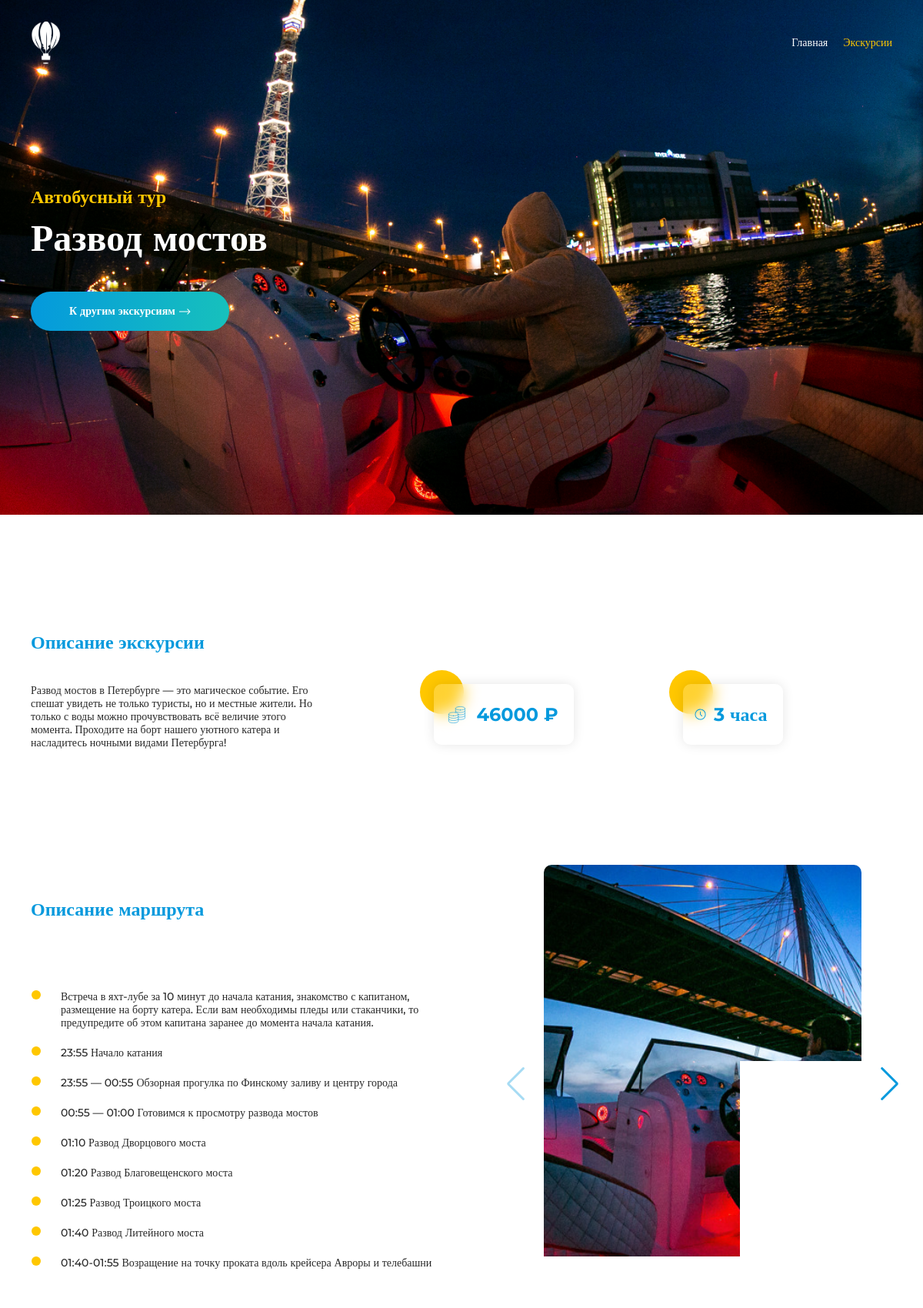
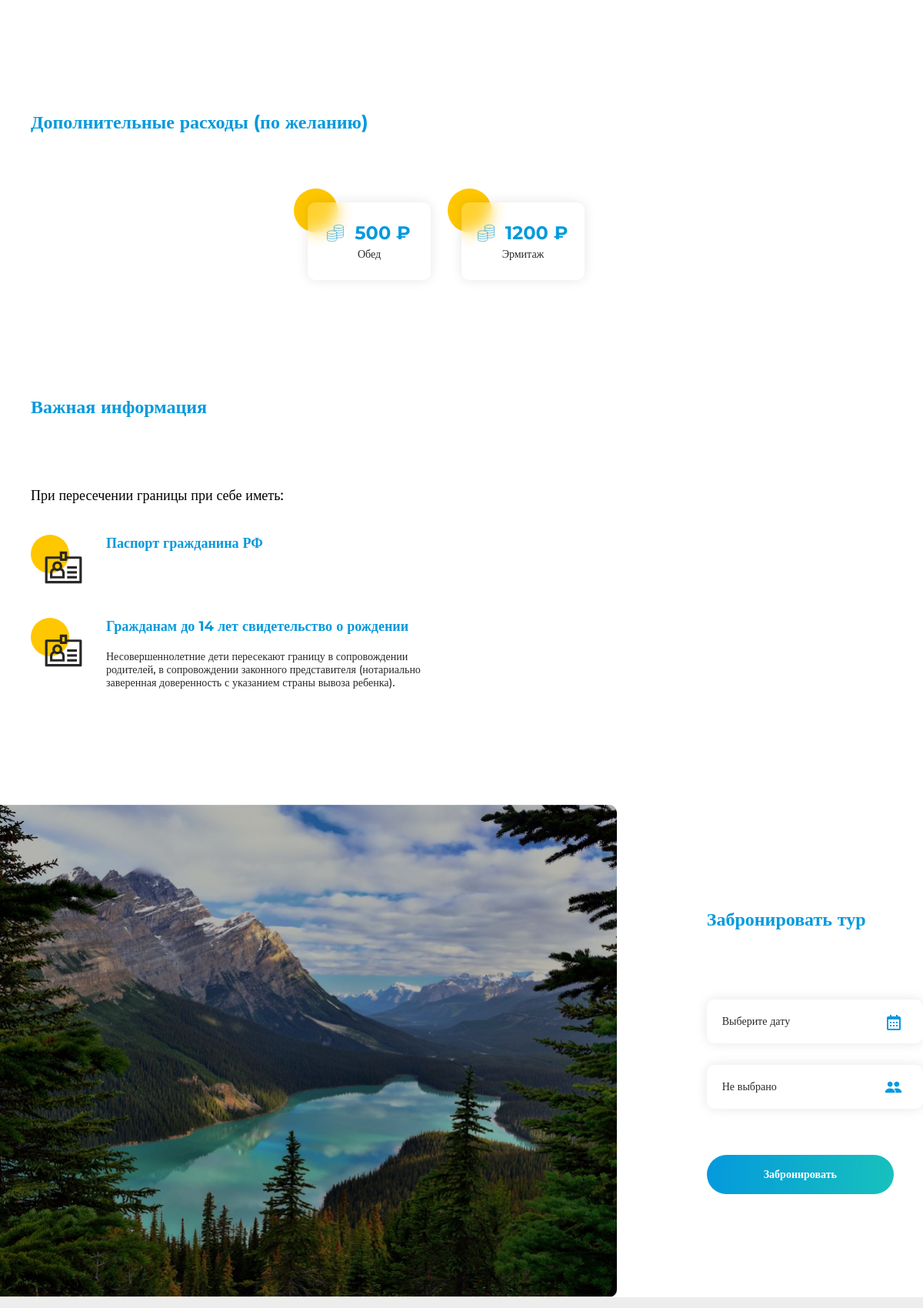
Page /8 (upper part) on the committed database (2 pictures, top to bottom).
### catalog/models.py (models this page shows, shortened)
class Tour(models.Model):
    class Meta:
        verbose_name = "Тур"
        verbose_name_plural = "Туры"
    name = models.CharField(max_length=255, verbose_name="Название тура")
    image = models.ImageField(upload_to="images", verbose_name="Фото")
    type_of_tour = models.ForeignKey(Type, on_delete=models.DO_NOTHING, verbose_name="Вид тура")
    place = models.CharField(max_length=255, verbose_name="Место проведения тура")
    price = models.PositiveIntegerField(verbose_name="Цена тура за одного человека")
    time = models.CharField(max_length=255, verbose_name="Длительность тура")
    description = models.TextField(verbose_name="Описание экскурсии")
    description2 = models.TextField(verbose_name="Описание маршрута (каждую точку писать с новой строки!)")
    additional_plces = models.TextField(verbose_name="Далее на выбор (каждую точку писать с новой строки!)", blank=True, null=True)
    gallery = models.ForeignKey(TourGallery, on_delete=models.CASCADE, verbose_name="Галлерея")
    additional_expences = models.ManyToManyField(TourExp, verbose_name="Дополнительные расходы")
    fav = models.BooleanField(verbose_name="Добавить в популярные туры", default=False)

class Type(models.Model):
    class Meta:
        verbose_name = "Вид тура"
        verbose_name_plural = "Виды туров"
    name = models.CharField(max_length=255, verbose_name="Вид тура")
    slug = models.SlugField(max_length=255, db_index=True, unique=True)
    def __str__(self):
        return self.name

class Images(models.Model):
    class Meta:
        verbose_name = "Фото для тура"
        verbose_name_plural = "Фото для туров"
    name = models.CharField(max_length=255, verbose_name="Место на фото")
    img = models.ImageField(upload_to="gallery", verbose_name="Фото")

class TourExp(models.Model):
    class Meta:
        verbose_name = "Дополнительные расходы"
        verbose_name_plural = "Дополнительные расходы"
    name = models.CharField(max_length=255, verbose_name="Название расхода")
    price = models.PositiveIntegerField(verbose_name="Цена")

### catalog/views.py (the view)
# urls.py: path('<int:pk>', single_tour, name='single_tour')
def single_tour(request, pk):
    tour = Tour.objects.get(pk=pk)
    tour.description2 = tour.description2.split("\n")
    tour.additional_plces = tour.additional_plces.split("\n") if tour.additional_plces else ""
    context = {'tour': tour}
    return render(request, 'single-tour.html', context=context)

### catalog/templates/single-tour.html (shortened to what this page needs)
{% extends 'base.html' %}
{% load static %}
{% block main %}
	<main class="single-tour-page">
			<section class="single-tour">
				<div class="single-tour__header tour-header">
					<div class="single-tour__image ibg">
					</div>
					<div class="tour-header__content">
						<span class="tour-header__type">
							{{ tour.type_of_tour }}
						</span>
						<h1 class="tour-header__title">
							{{ tour.name }}
						</h1>
						<a href="{% url 'tours' %}" class="tour-header__button button button_arrow">
							К другим экскурсиям
						</a>
					</div>
				</div>
			</section>
			<section class="tour-desc">
				<div class="container">
					<div class="tour-desc__body">
						<h3 class="tour-desc__title page-title">
							Описание экскурсии
						</h3>
						<div class="tour-desc__content">
							<p class="tour-desc__desc desc">
								{{ tour.description }}
							</p>
							<div class="tour-desc__cols">
								<div class="tour-desc__item-wrapper with-circle__wrapp">
									<div class="tour-desc__circle with-circle__circle"></div>
									<div class="tour-desc__item with-circle__item">
										<span class="tour-desc__item-val tour-desc__item-val_cost with-circle__val">{{ tour.price }} ₽</span>
									</div>
								</div>
								<div class="tour-desc__item-wrapper with-circle__wrapp">
									<div class="tour-desc__circle with-circle__circle"></div>
									<div class="tour-desc__item with-circle__item">
										<span class="tour-desc__item-val tour-desc__item-val_time with-circle__val">{{ tour.time }}</span>
									</div>
								</div>
							</div>
						</div>
					</div>
				</div>
			</section>
			<section class="route">
				<div class="container">
					<div class="route__body">
						<div class="route__content">
							<h2 class="route__title page-title">
								Описание маршрута
							</h2>
							<ul class="route__plan">
								{% for d in tour.description2 %}
								<li>
									<p>{{ d }}</p>
								</li>
								{% endfor %}
							</ul>
						</div>
						<div class="slider2">
							<div class="rout__slider swiper">
								<div class="rout__slider-wrapper swiper-wrapper">
									{% for pic in tour.gallery.images.all %}
									<div class="rout__item-wrapper swiper-slide">
										<div class="rout__item ibg">
											<h5 class="rout__item-title">
											</h5>
										</div>
									</div>
									{% endfor %}
								</div>
							</div>
							<div class="swiper-button-prev"></div>
							<div class="swiper-button-next"></div>
						</div>
					</div>
				</div>
			</section>
			<section class="expenses">
				<div class="container">
					<div class="expenses__body">
						<h2 class="expenses__title page-title">
							Дополнительные расходы (по желанию)
						</h2>
						<div class="expenses__items">
							{% for e in tour.additional_expences.all %}
							<div class="expenses__item-wrapper with-circle__wrapp">
								<div class="expenses__circle with-circle__circle"></div>
								<div class="expenses__item with-circle__item">
									<span class="expenses__item-cost with-circle__val">
										{{ e.price }} ₽
									</span>
									<p class="expenses__item-desc desc">
										{{ e.name }}
									</p>
								</div>
							</div>
							{% endfor %}
						</div>
					</div>
				</div>
			</section>
			<section class="important">
				<div class="container">
					<div class="important__body">
						<h2 class="important__title page-title">
							Важная информация
						</h2>
						<div class="important__content">
							<div class="important__info">
								<h4 class="important__info-title">
									При пересечении границы при себе иметь:
								</h4>
								<div class="important__info-items">
									<div class="important__info-item info-item">
										<div class="important__info info-item__img">
											<img src="{% static 'Img/Single-tour/Info/icon_02.svg' %}" alt="">
										</div>
										<div class="important__info info-item__text">
											<h5 class="important__info info-item__title">
												Паспорт гражданина РФ
											</h5>
										</div>
									</div>
									<div class="important__info-item info-item">
										<div class="important__info info-item__img">
											<img src="{% static 'Img/Single-tour/Info/icon_02.svg' %}" alt="">
										</div>
										<div class="important__info info-item__text">
											<h5 class="important__info info-item__title">
												Гражданам до 14 лет свидетельство о рождении
											</h5>
											<div class="important__info info-item__desc desc">
												Несовершеннолетние дети пересекают границу в сопровождении родителей, в сопровождении законного представителя (нотариально заверенная доверенность с указанием страны вывоза ребенка).
											</div>
										</div>
									</div>
								</div>
							</div>
						</div>
					</div>
				</div>
			</section>
			<section class="booking">
				<div class="container">
					<div class="booking__body">
						<img class="booking__image" src="{% static 'Img/Single-tour/Form/image_01.jpg' %}" alt="">
						<form action="{% url 'tours' %}" class="booking__form">
							<h2 class="booking__title title">Забронировать тур</h2>
							<div class="booking__input-wrapper booking__input-wrapper_date">
								<input placeholder="Выберите дату" id="airdatepicker_booking" type="text" class="booking__input ">
							</div>
							<div class="booking__select-wrapper select-wrapper booking__select-wrapper_count">
								<select class="booking__select" name="" id="">
									<option selected value="">Не выбрано</option>
								</select>
							</div>
							<button class="booking__button button" type="submit">
								Забронировать
							</button>
						</form>
					</div>
				</div>
			</section>
		</main>
{% endblock %}

### rows in the picture
Tour: type_of_tour "Автобусный тур", name "Развод мостов", description "Развод мостов в Петербурге — это магическое событие. Его спешат увидеть не только туристы, но и местные жители. Но только с воды можно прочувствовать всё величие этого момента. Проходите на борт нашего уютного катера и насладитесь ночными видами Петербурга!", price "46000", time "3 часа"
TourExp: price "500", name "Обед"
TourExp: price "1200", name "Эрмитаж"

### other values in the picture
{{ d }} "23:55 Начало катания" "23:55 — 00:55 Обзорная прогулка по Финскому заливу и центру города" "00:55 — 01:00 Готовимся к просмотру развода мостов" "01:10 Развод Дворцового моста" "01:20 Развод Благовещенского моста" "01:25 Развод Троицкого моста" "01:40 Развод Литейного моста" "01:40-01:55 Возращение на точку проката вдоль крейсера Авроры и телебашни"
